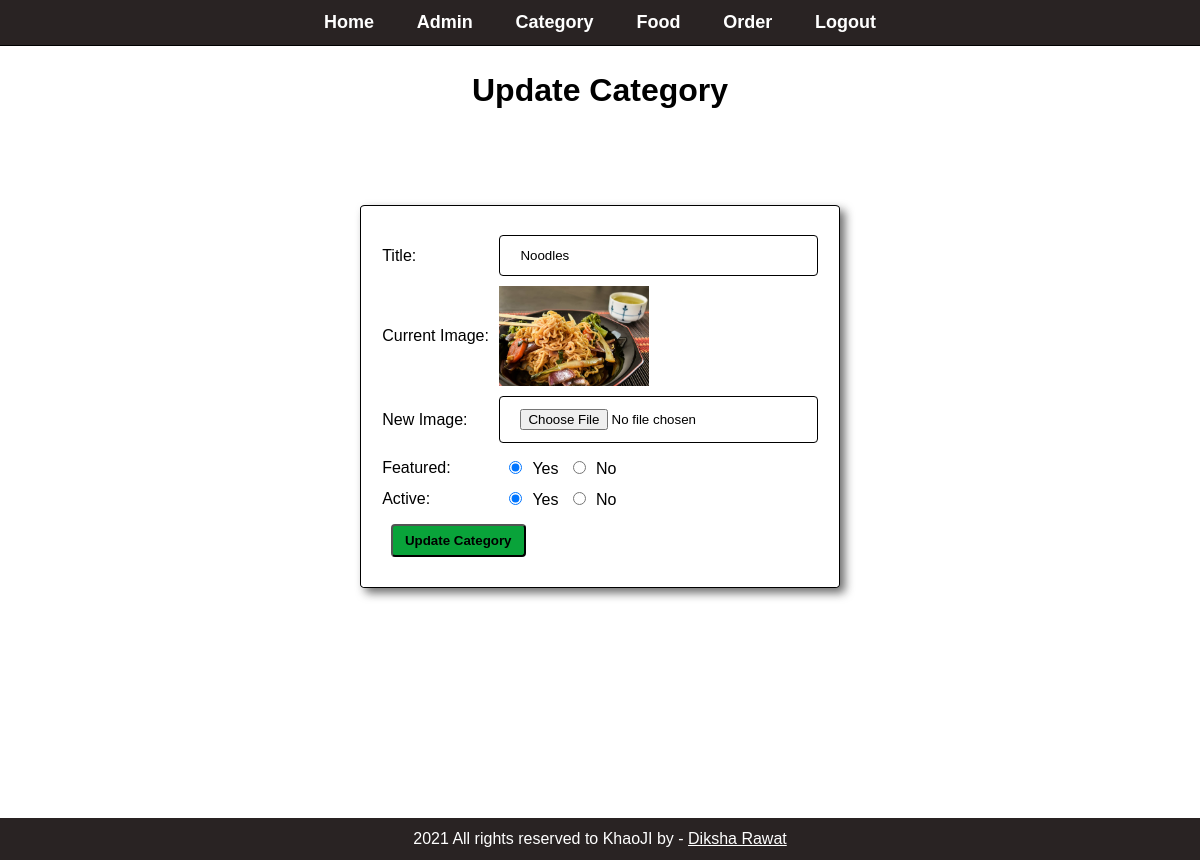
The app's page /admin/update-category.php?id=24 (signed in) with its own data.
### tables this page shows
CREATE TABLE IF NOT EXISTS `category` (
  `id` int(10) UNSIGNED NOT NULL AUTO_INCREMENT,
  `title` varchar(100) NOT NULL,
  `image_name` varchar(255) DEFAULT NULL,
  `featured` varchar(10) NOT NULL,
  `active` varchar(10) NOT NULL,
  PRIMARY KEY (`id`)
);

### admin/update-category.php (the view, shortened to what this page needs)
<html>
<head>
    <link rel="stylesheet" href="../css/admin.css">
</head>
<body>
<?php include('partials/menu.php');?>
    <div class="main-content">
        <div class="wrapper">
            <h1>Update Category</h1>
            <?php
                if(isset($_GET['id'])){
                    $id = $_GET['id'];
                    $sql = "SELECT * FROM category WHERE id=$id";
                    $res = mysqli_query($conn, $sql);
                    $count = mysqli_num_rows($res);
                    if($count == 1){
                        $row = mysqli_fetch_assoc($res);
                        $title = $row['title'];
                        $current_image = $row['image_name'];
                        $featured = $row['featured'];
                        $active = $row['active'];
                    }
                    else{
                        $_SESSION['no-category-found'] = "<div class='error'>Category NOT Found</div>";
                        header('location:'.SITEURL.'admin/manage-category.php');
                    }
                }
                else{
                    header('location:'.SITEURL.'admin/manage-category.php');
                }
            ?>
            <form action="" method="POST" enctype="multipart/form-data">
                <table class="tbl-30">
                    <tr>
                        <td>Title:</td>
                        <td><input type="text" name="title" value="<?php echo $title; ?>"></td>
                    </tr>
                    <tr>
                        <td>Current Image:</td>
                        <td>
                            <?php
                                if($current_image != ""){
                                    ?>
                                    <img src="<?php echo SITEURL; ?>images/category/<?php echo $current_image; ?>" width="150">
                                    <?php
                                }
                                else{
                                    echo "<div class='error'>Image NOT Added</div>";
                                }
                            ?>
                        </td>
                    </tr>
                    <tr>
                        <td>New Image:</td>
                        <td><input type="file" name="image"></td>
                    </tr>
                    <tr>
                        <td>Featured:</td>
                        <td>
                            <input <?php if($featured == "Yes") {echo "checked";}?> type="radio" name="featured" value="Yes">Yes
                            <input <?php if($featured == "No") {echo "checked";}?> type="radio" name="featured" value="No">No
                        </td>
                    </tr>
                    <tr>
                        <td>Active:</td>
                        <td>
                            <input <?php if($active == "Yes") {echo "checked";}?> type="radio" name="active" value="Yes">Yes
                            <input <?php if($active == "No") {echo "checked";}?> type="radio" name="active" value="No">No
                        </td>
                    </tr>
                    <tr>
                        <td colspan="2">
                            <input type="submit" name="submit" value="Update Category" class="btn-secondary">
                        </td>
                    </tr>
                </table>
            </form>
        </div>
    </div>
<?php include('partials/footer.php'); ?>
</body>
</html>

### css/admin.css (style rules this page uses)
* { margin: 0; padding: 0; font-family: Arial, Helvetica, sans-serif; }
.wrapper { padding: 1%; width: 80%; margin: 0 auto; }
.btn-primary, .btn-danger, .btn-secondary { padding: 7px 12px; border-radius: 4px; float: left; margin: 2%; }
.btn-secondary { background-color: #09a33a; color: black; text-decoration: none; font-weight: bold; }
.main-content { height: 100vh; width: 100%; padding-top: 5%; }

### css/menu.css (style rules this page uses)
.tbl-30 { width: 50% !important; border: 1px solid black !important; margin: 10% auto !important; padding: 2% 2% !important; box-shadow: 5px 5px 10px #666666f2 !important; background: white !important; border-radius: 1% !important; }
input[type='text'], input[type='password'], input[type='file'], input[type='number'], select, textarea { width: 100%; padding: 12px 20px; margin: 8px 0; display: inline-block; border: 1px solid black; border-radius: 4px; box-sizing: border-box; }
input[type='radio'] { margin: 8px 10px; padding: 12px 20px; }
.wrapper h1 { text-align: center; }

### records on screen
category: title "Noodles", image_name (picture), featured "☑", active "☑"
